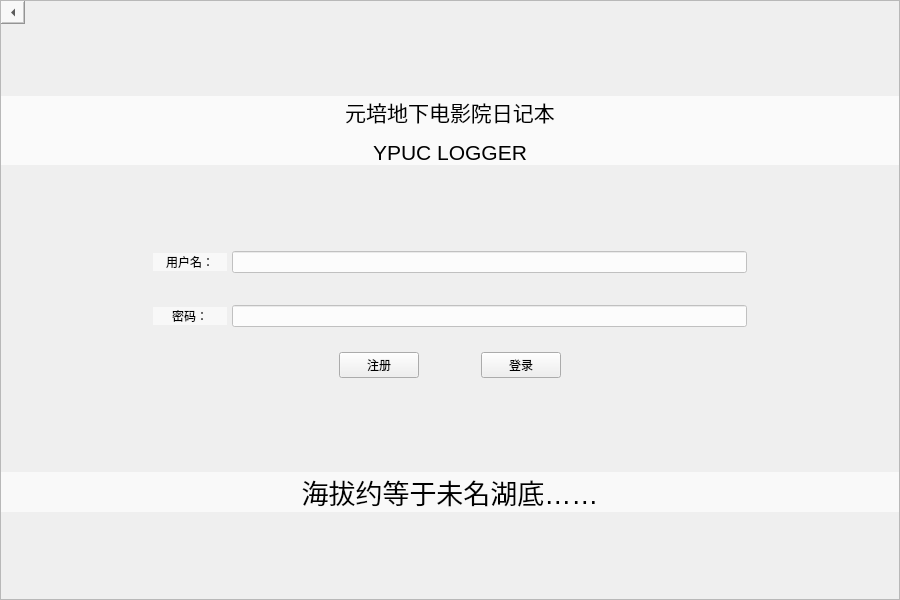
<?xml version="1.0" encoding="UTF-8"?>
<ui version="4.0">
 <class>MyLoginInput</class>
 <widget class="QWidget" name="MyLoginInput">
  <property name="geometry">
   <rect>
    <x>0</x>
    <y>0</y>
    <width>900</width>
    <height>600</height>
   </rect>
  </property>
  <property name="windowTitle">
   <string>Form</string>
  </property>
  <layout class="QVBoxLayout" name="verticalLayout" stretch="250">
   <property name="spacing">
    <number>0</number>
   </property>
   <property name="leftMargin">
    <number>0</number>
   </property>
   <property name="topMargin">
    <number>0</number>
   </property>
   <property name="rightMargin">
    <number>0</number>
   </property>
   <property name="bottomMargin">
    <number>0</number>
   </property>
   <item>
    <widget class="QFrame" name="frame_logininput">
     <property name="styleSheet">
      <string notr="true"/>
     </property>
     <property name="frameShape">
      <enum>QFrame::StyledPanel</enum>
     </property>
     <property name="frameShadow">
      <enum>QFrame::Raised</enum>
     </property>
     <layout class="QVBoxLayout" name="verticalLayout_3" stretch="10,100,70,100,10">
      <property name="spacing">
       <number>0</number>
      </property>
      <property name="leftMargin">
       <number>0</number>
      </property>
      <property name="topMargin">
       <number>0</number>
      </property>
      <property name="rightMargin">
       <number>0</number>
      </property>
      <property name="bottomMargin">
       <number>0</number>
      </property>
      <item>
       <layout class="QHBoxLayout" name="horizontalLayout_6" stretch="1,20">
        <item alignment="Qt::AlignLeft">
         <widget class="QToolButton" name="returnButton">
          <property name="enabled">
           <bool>true</bool>
          </property>
          <property name="sizePolicy">
           <sizepolicy hsizetype="Minimum" vsizetype="Minimum">
            <horstretch>0</horstretch>
            <verstretch>0</verstretch>
           </sizepolicy>
          </property>
          <property name="layoutDirection">
           <enum>Qt::LeftToRight</enum>
          </property>
          <property name="styleSheet">
           <string notr="true">background-color:rgba(255, 255, 255, 150)</string>
          </property>
          <property name="text">
           <string/>
          </property>
          <property name="arrowType">
           <enum>Qt::LeftArrow</enum>
          </property>
         </widget>
        </item>
        <item>
         <widget class="QLabel" name="blank5">
          <property name="text">
           <string/>
          </property>
         </widget>
        </item>
       </layout>
      </item>
      <item>
       <layout class="QHBoxLayout" name="horizontalLayout_2">
        <item alignment="Qt::AlignVCenter">
         <widget class="QLabel" name="label_up">
          <property name="sizePolicy">
           <sizepolicy hsizetype="Ignored" vsizetype="Ignored">
            <horstretch>0</horstretch>
            <verstretch>0</verstretch>
           </sizepolicy>
          </property>
          <property name="styleSheet">
           <string notr="true">font: 87 15pt &quot;思源宋体 CN Heavy&quot;;
background-color: rgba(255, 255, 255, 175);</string>
          </property>
          <property name="text">
           <string>&lt;html&gt;&lt;head/&gt;&lt;body&gt;&lt;p align=&quot;center&quot;&gt;&lt;span style=&quot; font-size:16pt;&quot;&gt;元培地下电影院日记本&lt;/span&gt;&lt;/p&gt;&lt;p align=&quot;center&quot;&gt;&lt;span style=&quot; font-size:16pt;&quot;&gt;YPUC LOGGER&lt;/span&gt;&lt;/p&gt;&lt;/body&gt;&lt;/html&gt;</string>
          </property>
         </widget>
        </item>
       </layout>
      </item>
      <item>
       <layout class="QVBoxLayout" name="verticalLayout_2" stretch="5,5,4">
        <property name="spacing">
         <number>3</number>
        </property>
        <property name="leftMargin">
         <number>0</number>
        </property>
        <property name="topMargin">
         <number>0</number>
        </property>
        <property name="rightMargin">
         <number>0</number>
        </property>
        <property name="bottomMargin">
         <number>0</number>
        </property>
        <item>
         <layout class="QHBoxLayout" name="horizontalLayout_4" stretch="2,1,7,2">
          <property name="spacing">
           <number>5</number>
          </property>
          <item>
           <widget class="QLabel" name="blank1">
            <property name="text">
             <string/>
            </property>
           </widget>
          </item>
          <item alignment="Qt::AlignVCenter">
           <widget class="QLabel" name="lbAccount">
            <property name="styleSheet">
             <string notr="true">font: 87 12pt &quot;思源宋体 CN Heavy&quot;;
background-color: rgba(255, 255, 255, 150);</string>
            </property>
            <property name="text">
             <string>&lt;html&gt;&lt;head/&gt;&lt;body&gt;&lt;p align=&quot;center&quot;&gt; 用户名：&lt;/p&gt;&lt;/body&gt;&lt;/html&gt;</string>
            </property>
           </widget>
          </item>
          <item alignment="Qt::AlignVCenter">
           <widget class="QLineEdit" name="accountLineEdit">
            <property name="sizePolicy">
             <sizepolicy hsizetype="Expanding" vsizetype="Expanding">
              <horstretch>0</horstretch>
              <verstretch>0</verstretch>
             </sizepolicy>
            </property>
            <property name="styleSheet">
             <string notr="true">border-color: rgb(0, 0, 0);
background-color: rgba(255, 255, 255, 210);</string>
            </property>
            <property name="frame">
             <bool>true</bool>
            </property>
            <property name="echoMode">
             <enum>QLineEdit::Normal</enum>
            </property>
            <property name="cursorPosition">
             <number>0</number>
            </property>
            <property name="dragEnabled">
             <bool>false</bool>
            </property>
            <property name="readOnly">
             <bool>false</bool>
            </property>
            <property name="clearButtonEnabled">
             <bool>false</bool>
            </property>
           </widget>
          </item>
          <item>
           <widget class="QLabel" name="blank2">
            <property name="text">
             <string/>
            </property>
           </widget>
          </item>
         </layout>
        </item>
        <item>
         <layout class="QHBoxLayout" name="horizontalLayout_5" stretch="2,1,7,2">
          <property name="spacing">
           <number>5</number>
          </property>
          <item>
           <widget class="QLabel" name="blank3">
            <property name="text">
             <string/>
            </property>
           </widget>
          </item>
          <item alignment="Qt::AlignVCenter">
           <widget class="QLabel" name="lbPassword">
            <property name="styleSheet">
             <string notr="true">font: 87 12pt &quot;思源宋体 CN Heavy&quot;;
background-color: rgba(255, 255, 255, 150);</string>
            </property>
            <property name="text">
             <string>&lt;html&gt;&lt;head/&gt;&lt;body&gt;&lt;p align=&quot;center&quot;&gt; 密码：&lt;/p&gt;&lt;/body&gt;&lt;/html&gt;</string>
            </property>
           </widget>
          </item>
          <item alignment="Qt::AlignVCenter">
           <widget class="QLineEdit" name="passwordLineEdit">
            <property name="sizePolicy">
             <sizepolicy hsizetype="Expanding" vsizetype="Expanding">
              <horstretch>0</horstretch>
              <verstretch>0</verstretch>
             </sizepolicy>
            </property>
            <property name="styleSheet">
             <string notr="true">border-color: rgb(0, 0, 0);
background-color: rgba(255, 255, 255, 210);
</string>
            </property>
            <property name="frame">
             <bool>true</bool>
            </property>
            <property name="echoMode">
             <enum>QLineEdit::Password</enum>
            </property>
           </widget>
          </item>
          <item>
           <widget class="QLabel" name="blank4">
            <property name="text">
             <string/>
            </property>
           </widget>
          </item>
         </layout>
        </item>
        <item>
         <layout class="QHBoxLayout" name="horizontalLayout" stretch="3,1,1,3">
          <property name="spacing">
           <number>35</number>
          </property>
          <item>
           <spacer name="horizontalSpacer_left">
            <property name="orientation">
             <enum>Qt::Horizontal</enum>
            </property>
            <property name="sizeHint" stdset="0">
             <size>
              <width>40</width>
              <height>20</height>
             </size>
            </property>
           </spacer>
          </item>
          <item alignment="Qt::AlignHCenter|Qt::AlignVCenter">
           <widget class="QPushButton" name="registerButton">
            <property name="autoFillBackground">
             <bool>false</bool>
            </property>
            <property name="text">
             <string>注册</string>
            </property>
           </widget>
          </item>
          <item alignment="Qt::AlignHCenter|Qt::AlignVCenter">
           <widget class="QPushButton" name="loginButton">
            <property name="sizePolicy">
             <sizepolicy hsizetype="Expanding" vsizetype="Expanding">
              <horstretch>0</horstretch>
              <verstretch>0</verstretch>
             </sizepolicy>
            </property>
            <property name="minimumSize">
             <size>
              <width>0</width>
              <height>15</height>
             </size>
            </property>
            <property name="text">
             <string>登录</string>
            </property>
           </widget>
          </item>
          <item>
           <spacer name="horizontalSpacer_right">
            <property name="orientation">
             <enum>Qt::Horizontal</enum>
            </property>
            <property name="sizeHint" stdset="0">
             <size>
              <width>40</width>
              <height>20</height>
             </size>
            </property>
           </spacer>
          </item>
         </layout>
        </item>
       </layout>
      </item>
      <item>
       <layout class="QHBoxLayout" name="horizontalLayout_3">
        <item alignment="Qt::AlignVCenter">
         <widget class="QLabel" name="label_down">
          <property name="sizePolicy">
           <sizepolicy hsizetype="Ignored" vsizetype="Ignored">
            <horstretch>0</horstretch>
            <verstretch>0</verstretch>
           </sizepolicy>
          </property>
          <property name="styleSheet">
           <string notr="true">font: 10pt &quot;喜鹊古风小楷简体版 regular&quot;;
background-color: rgba(255, 255, 255, 160);</string>
          </property>
          <property name="text">
           <string>&lt;html&gt;&lt;head/&gt;&lt;body&gt;&lt;p align=&quot;center&quot;&gt;&lt;span style=&quot; font-size:20pt;&quot;&gt;海拔约等于未名湖底……&lt;/span&gt;&lt;/p&gt;&lt;/body&gt;&lt;/html&gt;</string>
          </property>
         </widget>
        </item>
       </layout>
      </item>
      <item>
       <layout class="QVBoxLayout" name="verticalLayout_4"/>
      </item>
     </layout>
     <zorder></zorder>
     <zorder></zorder>
     <zorder></zorder>
     <zorder></zorder>
     <zorder></zorder>
    </widget>
   </item>
  </layout>
 </widget>
 <resources/>
 <connections/>
</ui>
